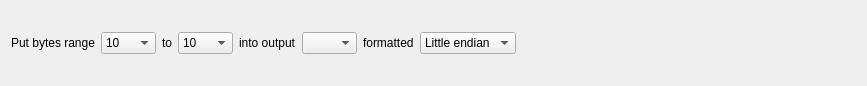
<?xml version="1.0" encoding="UTF-8"?>
<ui version="4.0">
 <class>VMReadInstructionForm</class>
 <widget class="QWidget" name="VMReadInstructionForm">
  <property name="geometry">
   <rect>
    <x>0</x>
    <y>0</y>
    <width>867</width>
    <height>86</height>
   </rect>
  </property>
  <property name="windowTitle">
   <string>Form</string>
  </property>
  <layout class="QGridLayout" name="gridLayout">
   <item row="0" column="0">
    <widget class="QLabel" name="label">
     <property name="text">
      <string>Put bytes range</string>
     </property>
    </widget>
   </item>
   <item row="0" column="1">
    <widget class="QComboBox" name="outputRangeLowComboBox">
     <property name="minimumSize">
      <size>
       <width>55</width>
       <height>0</height>
      </size>
     </property>
     <property name="maximumSize">
      <size>
       <width>55</width>
       <height>16777215</height>
      </size>
     </property>
     <item>
      <property name="text">
       <string>10</string>
      </property>
     </item>
    </widget>
   </item>
   <item row="0" column="2">
    <widget class="QLabel" name="label_2">
     <property name="text">
      <string>to</string>
     </property>
    </widget>
   </item>
   <item row="0" column="3">
    <widget class="QComboBox" name="outputRangeHighComboBox">
     <property name="minimumSize">
      <size>
       <width>55</width>
       <height>0</height>
      </size>
     </property>
     <property name="maximumSize">
      <size>
       <width>55</width>
       <height>16777215</height>
      </size>
     </property>
     <item>
      <property name="text">
       <string>10</string>
      </property>
     </item>
    </widget>
   </item>
   <item row="0" column="4">
    <widget class="QLabel" name="label_3">
     <property name="text">
      <string>into output</string>
     </property>
    </widget>
   </item>
   <item row="0" column="5">
    <widget class="QComboBox" name="outputRegisterComboBox">
     <property name="sizePolicy">
      <sizepolicy hsizetype="Preferred" vsizetype="Fixed">
       <horstretch>55</horstretch>
       <verstretch>0</verstretch>
      </sizepolicy>
     </property>
     <property name="minimumSize">
      <size>
       <width>0</width>
       <height>0</height>
      </size>
     </property>
     <property name="maximumSize">
      <size>
       <width>55</width>
       <height>16777215</height>
      </size>
     </property>
    </widget>
   </item>
   <item row="0" column="6">
    <widget class="QLabel" name="label_4">
     <property name="text">
      <string>formatted</string>
     </property>
    </widget>
   </item>
   <item row="0" column="7">
    <widget class="QComboBox" name="outputRegisterEndianessComboBox">
     <item>
      <property name="text">
       <string>Little endian</string>
      </property>
     </item>
     <item>
      <property name="text">
       <string>Big endian</string>
      </property>
     </item>
    </widget>
   </item>
   <item row="0" column="8">
    <spacer name="horizontalSpacer">
     <property name="orientation">
      <enum>Qt::Horizontal</enum>
     </property>
     <property name="sizeHint" stdset="0">
      <size>
       <width>271</width>
       <height>20</height>
      </size>
     </property>
    </spacer>
   </item>
  </layout>
 </widget>
 <resources/>
 <connections/>
</ui>
